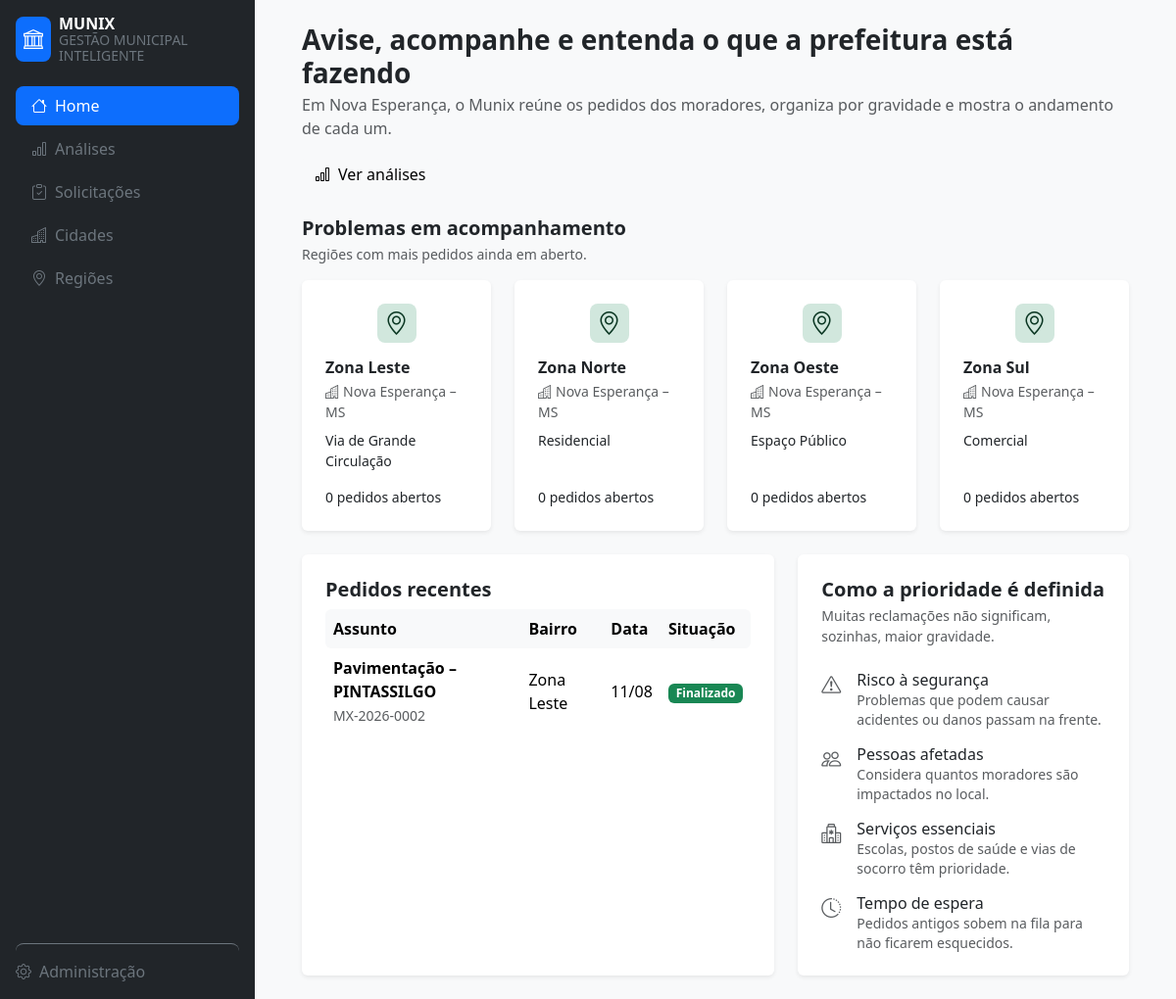
The page / on the database its author committed.
### area/models.py (models this page shows)
class Area(models.Model):
    class TipoArea(models.TextChoices):
        RESIDENCIAL = "residencial", "Residencial"
        COMERCIAL = "comercial", "Comercial"
        ESPACO_PUBLICO = "espaco_publico", "Espaço Público"
        VIA_CIRCULACAO = "via_circulacao", "Via de Grande Circulação"
    nome = models.CharField(max_length=50, verbose_name="Nome")
    tipo_area = models.CharField(max_length=30,  choices=TipoArea.choices)
    cidade = models.ForeignKey(Cidade, on_delete=models.CASCADE, related_name="Cidade")

### cities/models.py (models this page shows, shortened)
class Cidade(models.Model):
    nome = models.CharField(max_length=100, verbose_name="Nome da cidade")
    estado = models.CharField(max_length=2, verbose_name="Estado")
    orcamento = models.DecimalField(max_digits=7, decimal_places=2)
    class Meta:
        verbose_name = "Cidade"
        verbose_name_plural = "Cidades"

### solicitacao/models.py (models this page shows, shortened)
class Solicitacoes(models.Model):
    class ChoicesStatus(models.TextChoices):
        PENDENTE = 'P', 'PENDENTE'
        ANALISE = 'A', 'ANALISE' #ANALISE DAS INFORMAÇÕES
        VISTORIA = 'V', 'VISTORIA'# VISITA TECNICA NO LOCAL
        FINALIZADO = 'F', 'FINALIZADO'
    class ChoicesPrioridade(models.IntegerChoices):
        LEVE = 1 , '1'
        MODERADO = 2, '2'
        GRAVE = 3, '3'
        URGENTE = 4, '4'
    class ChoicesTipo(models.TextChoices):
       ILIMINACAO = 'I', 'ILUMINAÇÃO'
       PAVIMENTACAO = 'P', 'PAVIMENTAÇÃO'
       COLETA_LIXO = 'C', 'COLETA DE LIXO'
       SANEAMENTO = 'S', 'SANEAMENTO BASICO'
    status = models.CharField(max_length=1, choices=ChoicesStatus.choices, default=ChoicesStatus.PENDENTE)
    nivel_prioridade = models.IntegerField(choices=ChoicesPrioridade.choices)
    gasto = models.DecimalField(max_digits=6,verbose_name= "Gasto da solicitação", decimal_places=2)
    tipo_solicitacao = models.CharField(max_length=20, choices=ChoicesTipo.choices)
    data_solicitacao = models.DateField(verbose_name="Data de inicio da solicitação")
    data_fim = models.DateTimeField(verbose_name="Data fim da solicitação", blank=True, null=True)
    rua = models.CharField(max_length=200, verbose_name="Nome da Rua", blank=False)
    area = models.ForeignKey(Area, on_delete=models.PROTECT, related_name="solicitacoes", verbose_name="Região da solicitação")
    class Meta:
        verbose_name = "Solicitação"
        verbose_name_plural = "Solicitações"
        ordering = ["data_solicitacao"]

### area/views.py (the view)
# urls.py: path('', HomeView.as_view(), name='home'),
class HomeView(TemplateView):
    template_name = "home.html"
    def get_context_data(self, **kwargs):
        context = super().get_context_data(**kwargs)
        context["regioes"] = (
            Area.objects.select_related("cidade")
            .annotate(abertos=Count("solicitacoes", filter=~Q(solicitacoes__status=FINALIZADO)))
            .order_by("-abertos", "nome")[:4]
        )
        context["recentes"] = (
            Solicitacoes.objects.select_related("area")
            .order_by("-data_solicitacao", "-pk")[:5]
        )
        return context

### area/templates/home.html (shortened to what this page needs)
{% extends "base.html" %}
{% block heading %}Avise, acompanhe e entenda o que a prefeitura está fazendo{% endblock %}
{% block subheading %}Em Nova Esperança, o Munix reúne os pedidos dos moradores, organiza por gravidade e mostra o andamento de cada um.{% endblock %}
{% block actions %}
{% url 'analise' as url_analise %}
{% if url_analise %}<a href="{{ url_analise }}" class="btn btn-light"><i class="bi bi-bar-chart me-2"></i>Ver análises</a>{% endif %}
{% endblock %}
{% block content %}
<section class="mb-4" aria-labelledby="titulo-situacoes">
    <h2 id="titulo-situacoes" class="fs-5 fw-semibold mb-1">Problemas em acompanhamento</h2>
    <p class="text-muted small mb-3">Regiões com mais pedidos ainda em aberto.</p>
    <div class="row g-3 g-xl-4">
        {% for r in regioes %}
        <div class="col-md-6 col-xl-3">
            <article class="card border-0 shadow-sm p-4 h-100">
                <div class="{% if r.abertos %}bg-warning-subtle text-warning-emphasis{% else %}bg-success-subtle text-success-emphasis{% endif %} rounded-3 p-2 fs-4 lh-1 align-self-center mb-3"><i class="bi bi-geo-alt"></i></div>
                <h3 class="fs-6 fw-semibold mb-1">{{ r.nome|title }}</h3>
                <div class="text-muted small mb-2"><i class="bi bi-buildings me-1"></i>{{ r.cidade.nome }} – {{ r.cidade.estado|upper }}</div>
                <p class="small mb-3">{{ r.get_tipo_area_display }}</p>
                <div class="small fw-medium mt-auto">{{ r.abertos }} pedido{{ r.abertos|pluralize }} aberto{{ r.abertos|pluralize }}</div>
            </article>
        </div>
        {% empty %}
        <div class="col-12">
            <div class="card border-0 shadow-sm p-5 text-center text-muted">Nenhuma região cadastrada.</div>
        </div>
        {% endfor %}
    </div>
</section>
<div class="row g-3 g-xl-4">
    <div class="col-lg-7">
        <section class="card border-0 shadow-sm p-4 h-100" aria-labelledby="titulo-recentes">
            <h2 id="titulo-recentes" class="fs-5 fw-semibold mb-2">Pedidos recentes</h2>
            <div class="table-responsive">
                <table class="table table-borderless mb-0 align-middle">
                    <thead>
                        <tr class="table-light">
                            <th class="rounded-start">Assunto</th>
                            <th>Bairro</th>
                            <th>Data</th>
                            <th class="rounded-end">Situação</th>
                        </tr>
                    </thead>
                    <tbody>
                        {% for s in recentes %}
                        <tr>
                            <td><div class="fw-semibold">{{ s.get_tipo_solicitacao_display|lower|capfirst }} – {{ s.rua }}</div><small class="text-muted">MX-{{ s.data_solicitacao|date:"Y" }}-{{ s.pk|stringformat:"04d" }}</small></td>
                            <td>{{ s.area.nome|title }}</td>
                            <td>{{ s.data_solicitacao|date:"d/m" }}</td>
                            <td>{% include "partials/status_badge.html" %}</td>
                        </tr>
                        {% empty %}
                        <tr><td colspan="4" class="text-center text-muted py-4">Nenhum pedido registrado.</td></tr>
                        {% endfor %}
                    </tbody>
                </table>
            </div>
        </section>
    </div>
    <div class="col-lg-5">
        <section class="card border-0 shadow-sm p-4 h-100" aria-labelledby="titulo-prioridade">
            <h2 id="titulo-prioridade" class="fs-5 fw-semibold mb-1">Como a prioridade é definida</h2>
            <p class="text-muted small mb-4">Muitas reclamações não significam, sozinhas, maior gravidade.</p>
            <ul class="list-unstyled d-grid gap-3 mb-0">
                <li class="d-flex gap-3"><i class="bi bi-exclamation-triangle fs-5 text-muted"></i>
                    <div class="lh-sm"><div class="fw-medium">Risco à segurança</div><small class="text-muted">Problemas que podem causar acidentes ou danos passam na frente.</small></div></li>
                <li class="d-flex gap-3"><i class="bi bi-people fs-5 text-muted"></i>
                    <div class="lh-sm"><div class="fw-medium">Pessoas afetadas</div><small class="text-muted">Considera quantos moradores são impactados no local.</small></div></li>
                <li class="d-flex gap-3"><i class="bi bi-hospital fs-5 text-muted"></i>
                    <div class="lh-sm"><div class="fw-medium">Serviços essenciais</div><small class="text-muted">Escolas, postos de saúde e vias de socorro têm prioridade.</small></div></li>
                <li class="d-flex gap-3"><i class="bi bi-clock-history fs-5 text-muted"></i>
                    <div class="lh-sm"><div class="fw-medium">Tempo de espera</div><small class="text-muted">Pedidos antigos sobem na fila para não ficarem esquecidos.</small></div></li>
            </ul>
        </section>
    </div>
</div>
{% endblock %}

### area/templates/base.html (shortened to what this page needs)
<!DOCTYPE html>
<html lang="pt-BR">
<head>
    <link href="https://cdn.jsdelivr.net/npm/bootstrap@5.3.3/dist/css/bootstrap.min.css" rel="stylesheet">
    <link href="https://cdn.jsdelivr.net/npm/bootstrap-icons@1.11.3/font/bootstrap-icons.min.css" rel="stylesheet">
</head>
<body class="bg-body-tertiary">
    {% with atual=request.resolver_match.url_name %}
    {% url 'home' as url_home %}
    {% url 'analise' as url_analise %}
    <div class="d-flex">
        <aside class="offcanvas-lg offcanvas-start bg-dark text-white flex-shrink-0 min-vh-100" tabindex="-1"
            id="sidebar" style="width: 260px;">
            <div class="offcanvas-body d-flex flex-column h-100 p-3">
                <a href="{{ url_home|default:'#' }}" class="d-flex align-items-center gap-2 text-decoration-none mb-4">
                    <div class="bg-primary text-white rounded-3 d-flex align-items-center justify-content-center p-2 fs-5">
                        <i class="bi bi-bank"></i>
                    </div>
                    <div class="lh-1">
                        <div class="text-white fw-semibold">MUNIX</div>
                        <small class="text-secondary">GESTÃO MUNICIPAL INTELIGENTE</small>
                    </div>
                </a>
                <nav class="nav nav-pills flex-column gap-1">
                    {% if url_home %}
                    <a href="{{ url_home }}" class="nav-link rounded-3 {% if atual == 'home' %}active{% else %}text-secondary{% endif %}">
                        <i class="bi bi-house me-2"></i>Home</a>
                    {% endif %}
                    {% if url_analise %}
                    <a href="{{ url_analise }}" class="nav-link rounded-3 {% if atual == 'analise' %}active{% else %}text-secondary{% endif %}">
                        <i class="bi bi-bar-chart me-2"></i>Análises</a>
                    {% endif %}
                    <a href="{% url 'solicitacao:solicitacao_list' %}" class="nav-link rounded-3 {% if atual == 'solicitacao_list' %}active{% else %}text-secondary{% endif %}">
                        <i class="bi bi-clipboard-check me-2"></i>Solicitações</a>
                    <a href="{% url 'cidades:cidade_list' %}" class="nav-link rounded-3 {% if atual == 'cidade_list' %}active{% else %}text-secondary{% endif %}">
                        <i class="bi bi-buildings me-2"></i>Cidades</a>
                    {% url 'areas:area_list' as url_areas %}
                    {% if url_areas %}
                    <a href="{{ url_areas }}" class="nav-link rounded-3 {% if atual == 'area_list' %}active{% else %}text-secondary{% endif %}">
                        <i class="bi bi-geo-alt me-2"></i>Regiões</a>
                    {% endif %}
                </nav>
                <a href="{% url 'admin:index' %}" class="nav-link text-secondary rounded-3 mt-auto pt-3 border-top border-secondary">
                    <i class="bi bi-gear me-2"></i>Administração</a>
            </div>
        </aside>
        <main class="flex-grow-1 p-3 p-lg-4 px-lg-5 overflow-hidden">
            <div class="d-flex flex-wrap justify-content-between align-items-center gap-3 mb-4">
                <div class="d-flex align-items-center gap-3">
                    <div>
                        <h1 class="h3 fw-bold mb-1">{% block heading %}Sua cidade. Nossa gestão.{% endblock %}</h1>
                        <div class="text-muted">{% block subheading %}Uma plataforma integrada para conectar secretarias, indicadores, serviços e decisões.{% endblock %}</div>
                    </div>
                </div>
                <div class="d-flex flex-wrap gap-2">{% block actions %}{% endblock %}</div>
            </div>
            {% block content %}{% endblock %}
        </main>
    </div>
    {% endwith %}
</body>
</html>

### area/templates/partials/status_badge.html
{% if s.status == "F" %}<span class="badge text-bg-success">Finalizado</span>{% elif s.status == "V" %}<span class="badge text-bg-warning">Vistoria</span>{% elif s.status == "A" %}<span class="badge text-bg-info">Em análise</span>{% else %}<span class="badge text-bg-danger">Pendente</span>{% endif %}

### rows shown on the page
Area: nome "Zona Leste", cidade.nome "Nova Esperança", cidade.estado "MS", tipo_area "Via de Grande Circulação", abertos "0"
Area: nome "Zona Norte", cidade.nome "Nova Esperança", cidade.estado "MS", tipo_area "Residencial", abertos "0"
Area: nome "Zona Oeste", cidade.nome "Nova Esperança", cidade.estado "MS", tipo_area "Espaço Público", abertos "0"
Area: nome "Zona Sul", cidade.nome "Nova Esperança", cidade.estado "MS", tipo_area "Comercial", abertos "0"
Solicitacoes: tipo_solicitacao "Pavimentação", rua "PINTASSILGO", data_solicitacao "2026", pk "0002", area.nome "Zona Leste", data_solicitacao "11/08", status "Finalizado"
